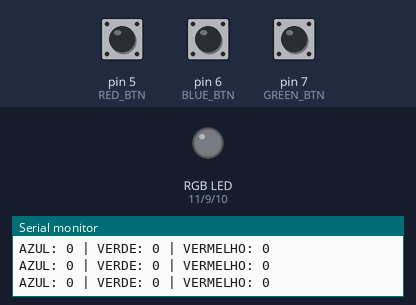
Recording of a sketch running on a simulated Arduino Uno, built with avr-gcc and run on an emulated ATmega328P. Shown: an RGB LED mixed from three pins (HIGH = lit), the last lines printed to the serial monitor. Inputs (shaded band) come from the test bench; at power-on: pin 6 (BLUE_BTN) HIGH, pin 5 (RED_BTN) HIGH, pin 7 (GREEN_BTN) HIGH. Dim RGB values are drawn brighter than linear.

Above: at 1.5 s.
1.6 s: pin 6 (BLUE_BTN) pulled LOW for 1 s
At 1.88 s:
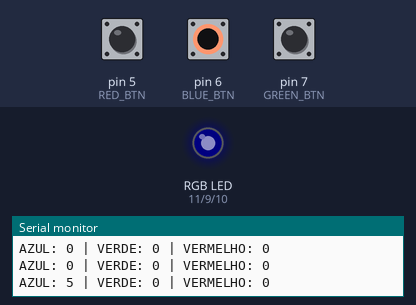
4.1 s: pin 5 (RED_BTN) pulled LOW for 3.2 s
At 7.7 s:
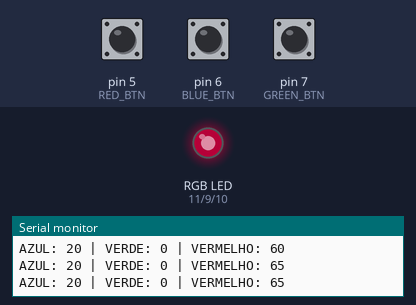
8.8 s: pin 7 (GREEN_BTN) pulled LOW for 3.2 s
At 12.8 s:
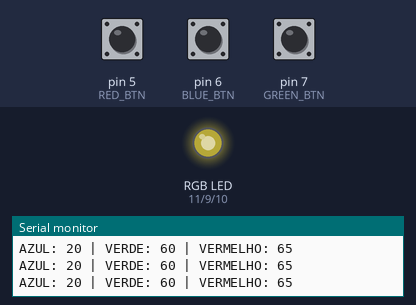
13.5 s: pin 7 (GREEN_BTN) pulled LOW for 0.3 s
At 13.66 s:
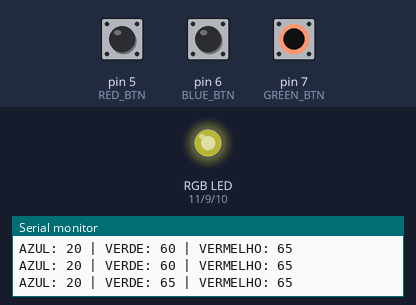
15.3 s: pin 6 (BLUE_BTN) pulled LOW for 3.2 s
At 19.6 s:
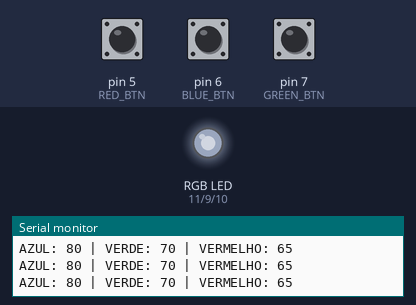
20.0 s: pin 5 (RED_BTN) pulled LOW for 3.2 s
At 24.4 s:
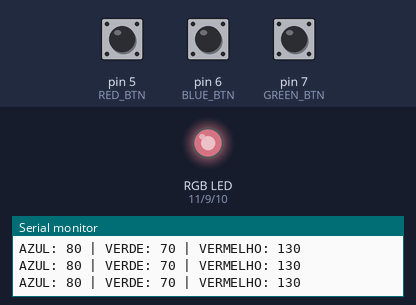
Timing chart, 0 to 25.7 s (numbered marks = the images above; inputs shaded):
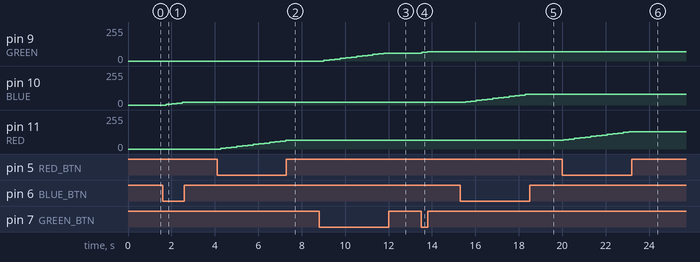

Measured:
- after the input at 1.6 s, pin 10 (BLUE): 0/255 → 5/255 after 0.15 s, → 10/255 0.25 s later, → 15/255 0.25 s later, → 20/255 0.25 s later
- after the input at 4.1 s, pin 11 (RED): moves from 0/255 to 65/255 over 3.0 s, starting after 0.16 s
- after the input at 8.8 s, pin 9 (GREEN): moves from 0/255 to 60/255 over 2.8 s, starting after 0.23 s
- after the input at 13.5 s, pin 9 (GREEN): 60/255 → 65/255 at once, → 70/255 0.25 s later
- after the input at 15.3 s, pin 10 (BLUE): moves from 20/255 to 80/255 over 2.8 s, starting after 0.25 s
- after the input at 20.0 s, pin 11 (RED): moves from 65/255 to 130/255 over 3.0 s, starting after 0.06 s

The sketch:

rgb.ino
```cpp
// CONSTANTES
#define GREEN 9
#define BLUE 10
#define RED 11
#define GREEN_BTN 7
#define BLUE_BTN 6
#define RED_BTN 5

// VARIÁVEIS
int green = 0;
int blue = 0;
int red = 0;

void setup()
{
  Serial.begin(9600);
  pinMode(GREEN, OUTPUT);
  pinMode(BLUE, OUTPUT);
  pinMode(RED, OUTPUT);
  pinMode(GREEN_BTN, INPUT_PULLUP);
  pinMode(BLUE_BTN, INPUT_PULLUP);
  pinMode(RED_BTN, INPUT_PULLUP);
}

void loop()
{
  delay(250);

  if( digitalRead(RED_BTN) == 0 ){
  	red+=5; // red = red + 5;
    if( red > 255 ){
    	red = 0;
    }
  }

  if( digitalRead(BLUE_BTN) == 0 ){
  	blue+=5; // blue = blue + 5;
    if( blue > 255 ){
    	blue = 0;
    }
  }

  if( digitalRead(GREEN_BTN) == 0 ){
  	green+=5; // green = green + 5;
    if( green > 255 ){
    	green = 0;
    }
  }

  analogWrite( RED, red );
  analogWrite( BLUE, blue );
  analogWrite( GREEN, green );

  Serial.print( (String)"AZUL: " + blue + " | ");
  Serial.print( (String)"VERDE: " + green + " | ");
  Serial.println( (String)"VERMELHO: " + red );
}
```
